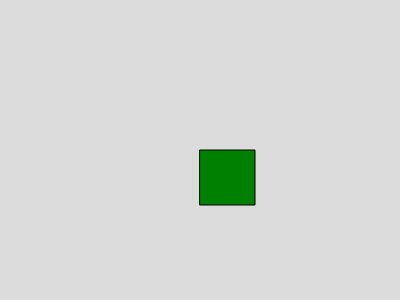
Frame 1 (no input)
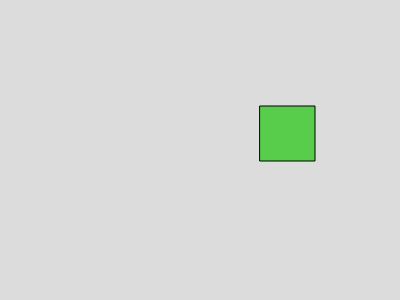
Frame 60 (no input)
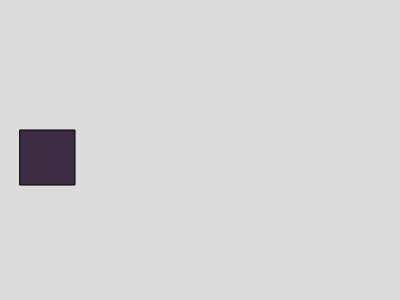
Frame 120 (the mouse pressed at the canvas centre since frame 60)

The p5.js sketch that drew these frames (run headless with seeded random() and noise() and a simulated clock; from frame 60 on, the mouse is pressed at the canvas centre):

// p5.js sketch
// ── sketch.js
let x = 0;
let y = 0;
let xspeed = 4;
let yspeed = 4;


function setup() {
  createCanvas(400, 300);
  fill("green");
}

function draw() {
  background(220);
  

  translate(width / 2, height / 2);

  rect(x,y,55);


  if (x > 145 | x < -200){
    xspeed = - xspeed;
    fill(random(255),random(255),random(255));
  }

  if (y > 95 | y < -150){
    yspeed = - yspeed;
    fill(random(255),random(255),random(255));
  }

  x += xspeed;
  y += yspeed;
  
}
